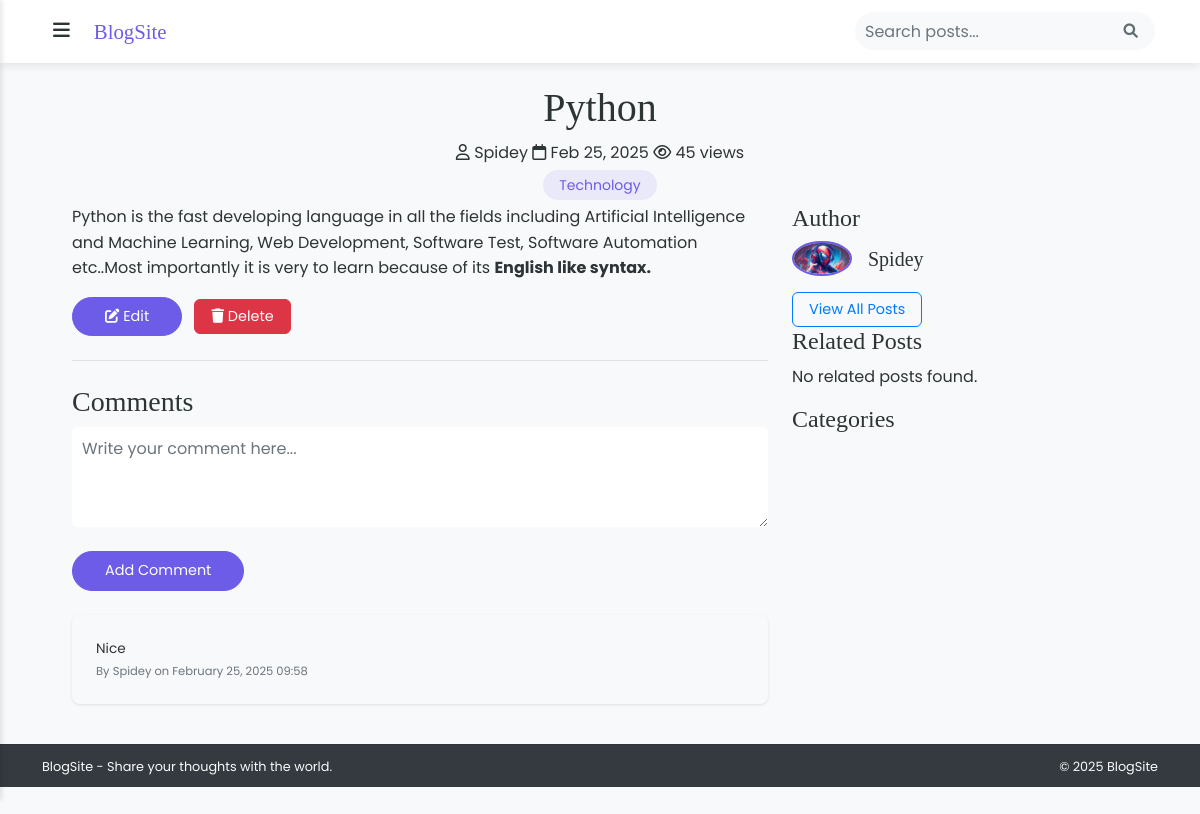
/post/python/ (signed in), run on the app's committed database.
### Home/models.py (models this page shows, shortened)
class Post(models.Model):
    title = models.CharField(max_length=200)
    slug = models.SlugField(unique=True, max_length=200)
    author = models.ForeignKey(get_user_model(), on_delete=models.CASCADE)
    content = models.TextField()
    image = models.ImageField(upload_to='blog_images/', blank=True, null=True)
    excerpt = models.TextField(max_length=200, blank=True)
    categories = models.ManyToManyField(Category, related_name='posts')
    created_at = models.DateTimeField(auto_now_add=True)
    updated_at = models.DateTimeField(auto_now=True)
    published_at = models.DateTimeField(default=timezone.now)
    is_published = models.BooleanField(default=False)
    views = models.PositiveIntegerField(default=0)
    class Meta:
        ordering = ['-published_at']
    def save(self, *args, **kwargs):
        if not self.slug:
            self.slug = slugify(self.title)
        super().save(*args, **kwargs)
    def increment_views(self):
        self.views = F('views') + 1
        self.save(update_fields=['views'])
        self.refresh_from_db()

class Category(models.Model):
    name = models.CharField(max_length=100, unique=True)
    slug = models.SlugField(unique=True)
    description = models.TextField(blank=True)
    created_at = models.DateTimeField(auto_now_add=True)
    class Meta:
        verbose_name_plural = 'Categories'
        ordering = ['name']

class Comment(models.Model):
    post = models.ForeignKey('Post', on_delete=models.CASCADE, related_name='comments')
    author = models.ForeignKey(get_user_model(), on_delete=models.CASCADE)
    content = models.TextField()
    created_at = models.DateTimeField(auto_now_add=True)
    is_approved = models.BooleanField(default=True)
    class Meta:
        ordering = ['-created_at']

### Authenticate/models.py (models this page shows, shortened)
class CustomUser(AbstractUser):
    profile_image = models.ImageField(
        upload_to='profile_images/',
        null=True,
        blank=True,
        verbose_name='Profile Picture'
    )
    bio = models.TextField(max_length=500, blank=True)

### Home/views.py (the view)
# urls.py: path('post/<slug:slug>/', views.post_detail, name='post_detail'),
def post_detail(request, slug):
    post = get_object_or_404(Post, slug=slug, is_published=True)
    post.increment_views()
    related_posts = Post.objects.filter(
        categories__in=post.categories.all()
    ).exclude(id=post.id).distinct()[:3]
    comments = post.comments.filter(is_approved=True)
    if request.method == 'POST' and request.user.is_authenticated:
        comment_form = CommentForm(request.POST)
        if comment_form.is_valid():
            new_comment = comment_form.save(commit=False)
            new_comment.post = post
            new_comment.author = request.user
            new_comment.save()
            return redirect('post_detail', slug=post.slug)
    else:
        comment_form = CommentForm()
    context = {
        'post': post,
        'related_posts': related_posts,
        'comments': comments,
        'comment_form': comment_form,
    }
    return render(request, 'home/post_detail.html', context)

### Home/forms.py
class CommentForm(forms.ModelForm):
    class Meta:
        model = Comment
        fields = ['content']
        widgets = {
            'content': forms.Textarea(attrs={
                'class': 'form-control',
                'rows': 3,
                'placeholder': 'Write your comment here...',
                'maxlength': '500'
            })
        }
        labels = {
            'content': 'Comment'
        }
        error_messages = {
            'content': {
                'required': 'Please enter a comment',
                'max_length': 'Comment cannot exceed 500 characters'
            }
        }

### Home/templates/home/post_detail.html (shortened to what this page needs)
{% extends 'home/base.html' %}
{% load static %}
{% block content %}
<div class="container">
    <header class="post-header">
        <div class="container">
            <div class="row justify-content-center">
                <div class="col-lg-8 text-center">
                    <h1 class="post-title">{{ post.title }}</h1>
                    <div class="post-meta">
                        <span><i class="far fa-user"></i> {{ post.author.username }}</span>
                        <span><i class="far fa-calendar"></i> {{ post.published_at|date:"M d, Y" }}</span>
                        <span><i class="far fa-eye"></i> {{ post.views }} views</span>
                    </div>
                    <div class="post-categories">
                        {% for category in post.categories.all %}
                            <a href="{% url 'category_posts' category.slug %}" class="category-badge">{{ category.name }}</a>
                        {% endfor %}
                    </div>
                </div>
            </div>
        </div>
    </header>
    <div class="container">
        <div class="row">
            <div class="col-lg-8">
                <div class="post-container">
                    <div class="post-content">
                        {{ post.content|safe }}
                    </div>
                    {% if user.is_authenticated and user == post.author or user.is_staff %}
                    <div class="post-actions">
                        <a href="{% url 'edit_post' post.slug %}" class="btn btn-primary btn-sm">
                            <i class="fas fa-edit"></i> Edit
                        </a>
                        <a href="{% url 'delete_post' post.slug %}" class="btn btn-danger btn-sm ml-2"
                           onclick="return confirm('Are you sure you want to delete this post?')">
                            <i class="fas fa-trash"></i> Delete
                        </a>
                    </div>
                    {% endif %}
                </div>
                <div class="comments-section">
                    <h3>Comments</h3>
                    {% if user.is_authenticated %}
                        <form method="post" action="{% url 'add_comment' post.slug %}" class="mb-4">
                            <div class="form-group">
                                {{ comment_form.content }}
                            </div>
                            <button type="submit" class="btn btn-primary mt-2">Add Comment</button>
                        </form>
                    {% else %}
                        <p>Please <a href="{% url 'login' %}">login</a> to add comments.</p>
                    {% endif %}
                    <div id="comments-list">
                        {% for comment in comments %}
                            <div class="comment card mb-3">
                                <div class="card-body">
                                    <p class="card-text">{{ comment.content }}</p>
                                    <small class="text-muted">
                                        By {{ comment.author.username }} on {{ comment.created_at|date:"F j, Y H:i" }}
                                    </small>
                                </div>
                            </div>
                        {% empty %}
                            <p class="text-muted">No comments yet.</p>
                        {% endfor %}
                    </div>
                </div>
            </div>
            <div class="col-lg-4">
                <div class="sidebar-card">
                    <h4 class="sidebar-title">Author</h4>
                    <div class="d-flex align-items-center mb-3">
                        {% if post.author.profile_image %}
                            <img src="{{ post.author.profile_image.url }}" alt="{{ post.author.username }}" class="rounded-circle mr-3" width="60">
                        {% else %}
                            <img src="{% static 'img/default-avatar.png' %}" alt="{{ post.author.username }}" class="rounded-circle mr-3" width="60">
                        {% endif %}
                        <div>
                            <h5 class="mb-0">{{ post.author.username }}</h5>
                        </div>
                    </div>
                    <a href="{% url 'author_posts' post.author.username %}" class="btn btn-outline-primary btn-sm">View All Posts</a>
                </div>
                <div class="sidebar-card">
                    <h4 class="sidebar-title">Related Posts</h4>
                    {% if related_posts %}
                        {% for related in related_posts %}
                        <div class="related-post">
                            <h5><a href="{% url 'post_detail' related.slug %}">{{ related.title }}</a></h5>
                            <div class="post-meta">
                                <span><i class="far fa-calendar"></i> {{ related.published_at|date:"M d, Y" }}</span>
                            </div>
                        </div>
                        {% endfor %}
                    {% else %}
                        <p>No related posts found.</p>
                    {% endif %}
                </div>
                <div class="sidebar-card">
                    <h4 class="sidebar-title">Categories</h4>
                </div>
            </div>
        </div>
    </div>
</div>
{% endblock %}

### static/css/style.css (style rules this page uses)
:root { --primary: #6c5ce7; --secondary: #a8a8a8; --accent: #00b894; --background: #f8f9fa; --surface: #ffffff; --text: #2d3436; --text-light: #636e72; --shadow: rgba(0, 0, 0, 0.1); }
body { font-family: 'Poppins', sans-serif; background-color: var(--background); color: var(--text); line-height: 1.6; min-height: 100vh; display: flex; flex-direction: column; margin-top: 60px; }
h1, h2, h3, h4, h5, h6 { font-family: 'Playfair Display', serif; color: var(--text); }
.card { border: none; border-radius: 6px; box-shadow: 0 1px 3px var(--shadow); transition: box-shadow 0.3s ease; height: auto; margin-bottom: 0.75rem; }
.card-body { padding: 0.75rem; display: flex; flex-direction: column; }
.card-text { font-size: 0.85rem; margin-bottom: 0.25rem; line-height: 1.4; overflow: hidden; display: -webkit-box; -webkit-box-orient: vertical; }
.btn { border-radius: 6px; padding: 0.35rem 1rem; transition: all 0.3s ease; font-size: 0.9rem; }
.btn-primary { background-color: var(--primary); border-color: var(--primary); }
.form-control { border-radius: 6px; padding: 0.625rem; border: 1px solid var(--border-color); transition: all 0.3s ease; }
textarea.form-control { min-height: 100px; resize: vertical; }
.category-badge { background-color: rgba(108, 92, 231, 0.1); color: var(--primary); padding: 0.25rem 1rem; border-radius: 15px; font-size: 0.875rem; transition: all 0.3s ease; text-decoration: none; display: inline-block; margin: 0.25rem; }
.comments-section { margin-top: 1.5rem; padding-top: 1.5rem; border-top: 1px solid #dee2e6; }
.comment { padding: 0.75rem; margin-bottom: 0.75rem; background-color: var(--background); border-radius: 8px; font-size: 0.9rem; }
.row > [class*='col-'] { padding-right: 0.75rem; padding-left: 0.75rem; }
.form-control { border: 1px solid var(--border-color); border-radius: 6px; padding: 0.625rem; transition: all 0.3s ease; }
.btn-primary { padding: 0.5rem 2rem; border-radius: 25px; }
.rounded-circle { object-fit: cover; border: 2px solid var(--primary); }

### data on the page
Post: title "Python", author.username "Spidey", published_at "Feb 25, 2025", views "45", content "Python is the fast developing language in all the fields including Artificial Intelligence and Machine Learning, Web Development, Software Test, Software Automation etc..Most importantly it is very to learn because of its English like syntax.", author.profile_image (picture)
Category: name "Technology"
Comment: content "Nice", author.username "Spidey", created_at "February 25, 2025 09:58"
